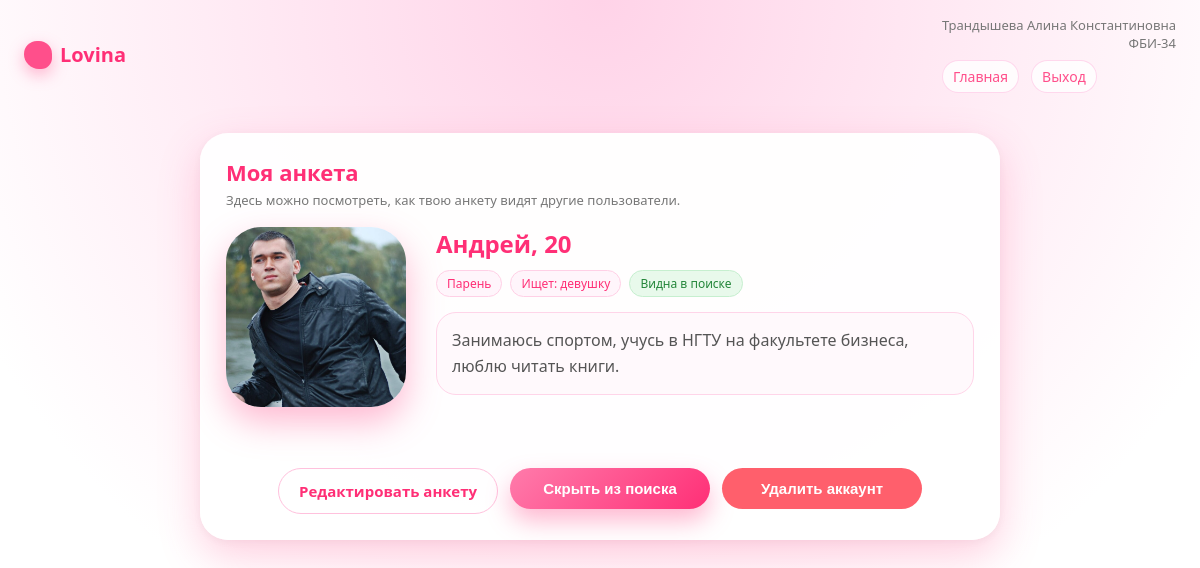
Screenshot of /profile (signed in) with the database file from the repository.
### tables this page shows
CREATE TABLE profiles (
            id INTEGER PRIMARY KEY AUTOINCREMENT,
            user_id INTEGER NOT NULL,
            name TEXT NOT NULL,
            age INTEGER NOT NULL,
            gender TEXT NOT NULL,       -- 'M' / 'F'
            looking_for TEXT NOT NULL,  -- 'M' / 'F'
            about TEXT,
            photo_filename TEXT,
            is_hidden INTEGER NOT NULL DEFAULT 0,
            FOREIGN KEY (user_id) REFERENCES users(id) ON DELETE CASCADE
        );

### app.py (the view)
@app.route("/profile")
@login_required
def profile_view():
    user = current_user()
    profile = get_profile(user['id'])
    if not profile:
        flash("Сначала заполните анкету", "warning")
        return redirect(url_for("edit_profile"))
    return render_template("profile_view.html", user=user, profile=profile)

### app.py (called while the page is built)
def get_db():
    conn = sqlite3.connect(app.config['DATABASE'])
    conn.row_factory = sqlite3.Row
    conn.execute("PRAGMA foreign_keys = ON;")
    return conn

@app.context_processor
def inject_student_info():
    return dict(student_fio=STUDENT_FIO, student_group=STUDENT_GROUP)

def current_user():
    user_id = session.get('user_id')
    if not user_id:
        return None
    conn = get_db()
    user = conn.execute("SELECT * FROM users WHERE id = ?", (user_id,)).fetchone()
    conn.close()
    return user

def get_profile(user_id):
    conn = get_db()
    profile = conn.execute(
        "SELECT * FROM profiles WHERE user_id = ?", (user_id,)
    ).fetchone()
    conn.close()
    return profile

def login_required(func):
    from functools import wraps
    @wraps(func)
    def wrapper(*args, **kwargs):
        if not session.get('user_id'):
            flash("Необходимо войти на сайт", "warning")
            return redirect(url_for('login', next=request.path))
        return func(*args, **kwargs)
    return wrapper

### templates/profile_view.html (shortened to what this page needs)
{% extends "base.html" %}
{% block content %}
<h1 class="card-title">Моя анкета</h1>
<p class="card-subtitle">
    Здесь можно посмотреть, как твою анкету видят другие пользователи.
</p>
{% if profile %}
<div class="profile-view">
    <div class="profile-view-main">
        <div class="profile-view-photo">
            {% if profile.photo_filename %}
                <img src="{{ url_for('static', filename='uploads/' ~ profile.photo_filename) }}"
                     alt="Фото профиля"
                     class="profile-view-img">
            {% else %}
                <div class="profile-view-placeholder">
                    {{ profile.name[0] if profile.name }}
                </div>
            {% endif %}
        </div>
        <div class="profile-view-info">
            <div class="profile-view-name">
                {{ profile.name }}, {{ profile.age }}
            </div>
            <div class="profile-view-tags">
                <span class="tag">
                    {% if profile.gender == 'F' %}Девушка{% else %}Парень{% endif %}
                </span>
                <span class="tag">
                    Ищет:
                    {% if profile.looking_for == 'F' %}девушку{% else %}парня{% endif %}
                </span>
                {% if profile.is_hidden %}
                    <span class="tag tag-muted">Скрыта из поиска</span>
                {% else %}
                    <span class="tag tag-success">Видна в поиске</span>
                {% endif %}
            </div>
            {% if profile.about %}
            <div class="profile-view-about">
                {{ profile.about }}
            </div>
            {% else %}
            <div class="profile-view-about muted">
                Ты ещё не написал(-а) о себе. Добавь пару фраз, чтобы рассказать о себе чуть больше.
            </div>
            {% endif %}
        </div>
    </div>
    <div class="profile-view-actions">
        <a href="{{ url_for('edit_profile') }}" class="btn btn-outline profile-view-btn">
            Редактировать анкету
        </a>
        <form action="{{ url_for('hide_profile') }}" method="post" style="display:inline;">
            <button type="submit" class="btn btn-primary profile-view-btn">
                {% if profile.is_hidden %}Показать в поиске{% else %}Скрыть из поиска{% endif %}
            </button>
        </form>
        <form action="{{ url_for('delete_account') }}" method="post" style="display:inline;"
              onsubmit="return confirm('Точно удалить аккаунт и анкету? Это действие нельзя отменить.');">
            <button type="submit" class="btn btn-danger profile-view-btn">
                Удалить аккаунт
            </button>
        </form>
    </div>
</div>
{% else %}
<p class="index-status">Анкета ещё не заполнена.</p>
{% endif %}
{% endblock %}

### templates/base.html (style rules this page uses)
* { box-sizing: border-box; margin: 0; padding: 0; }
body { font-family: system-ui, -apple-system, BlinkMacSystemFont, "Segoe UI", sans-serif; min-height: 100vh; background: radial-gradient(circle at top, #ffd3e8 0, #ffe6f2 30%, #ffffff 70%); color: #333; display: flex; flex-direction: column; }
a { color: #ff4f8b; text-decoration: none; }
.card-title { font-size: 22px; font-weight: 700; color: #ff2f76; margin-bottom: 4px; }
.card-subtitle { font-size: 13px; color: #777; margin-bottom: 18px; }
.btn { display: inline-flex; align-items: center; justify-content: center; padding: 9px 14px; border-radius: 999px; border: none; cursor: pointer; font-size: 14px; font-weight: 600; transition: transform 0.08s ease, box-shadow 0.12s ease, background 0.12s ease; }
.btn-primary { background: linear-gradient(135deg, #ff7bab, #ff2f76); color: #fff; box-shadow: 0 12px 24px rgba(255, 79, 139, 0.4); }
.btn-outline { background: transparent; color: #ff2f76; border: 1px solid #ffc1dd; }
.btn-danger { background: #ff5f6c; color: #fff; }
.profile-view { margin-top: 6px; display: flex; flex-direction: column; gap: 16px; }
.profile-view-main { display: flex; gap: 18px; }
.profile-view-photo { flex: 0 0 140px; display: flex; justify-content: center; }
.profile-view-img { width: 140px; height: 140px; border-radius: 32px; object-fit: cover; box-shadow: 0 12px 30px rgba(255, 80, 140, 0.35); }
.profile-view-info { flex: 1; }
.profile-view-name { font-size: 20px; font-weight: 700; color: #ff2f76; margin-bottom: 6px; }
.profile-view-tags { display: flex; flex-wrap: wrap; gap: 6px; margin-bottom: 8px; }
.tag { font-size: 12px; padding: 4px 10px; border-radius: 999px; background: #fff5fb; border: 1px solid #ffd0e6; color: #ff2f76; }
.tag-success { background: #e8f9eb; border-color: #c6efcf; color: #24863a; }
.profile-view-about { font-size: 14px; color: #555; line-height: 1.5; }
.profile-view-actions { display: flex; flex-wrap: wrap; gap: 10px; justify-content: center; margin-top: 6px; }
.profile-view-btn { min-width: 190px; }

### templates/profile_view.html (style rules this page uses)
.profile-view-main { display: flex; gap: 30px; align-items: flex-start; margin-bottom: 25px; }
.profile-view-photo { flex: 0 0 180px; display: flex; justify-content: center; }
.profile-view-img { width: 180px; height: 180px; border-radius: 35px; object-fit: cover; box-shadow: 0 15px 35px rgba(255, 80, 140, 0.4); }
.profile-view-info { flex: 1; }
.profile-view-name { font-size: 24px; font-weight: 700; color: #ff2f76; margin-bottom: 10px; }
.profile-view-tags { display: flex; flex-wrap: wrap; gap: 8px; margin-bottom: 15px; }
.profile-view-about { font-size: 16px; color: #555; line-height: 1.6; padding: 15px; background: #fff9fc; border-radius: 20px; border: 1px solid #ffd5e9; }
.profile-view-actions { display: flex; flex-wrap: wrap; gap: 12px; justify-content: center; margin-top: 20px; }
.profile-view-btn { min-width: 200px; padding: 12px 20px; font-size: 15px; }

### rows the page displays
profiles: photo_filename (picture), name "Андрей", age "20", about "Занимаюсь спортом, учусь в НГТУ на факультете бизнеса, люблю читать книги."

### other values shown
{{ student_fio }} "Трандышева Алина Константиновна"
{{ student_group }} "ФБИ-34"
